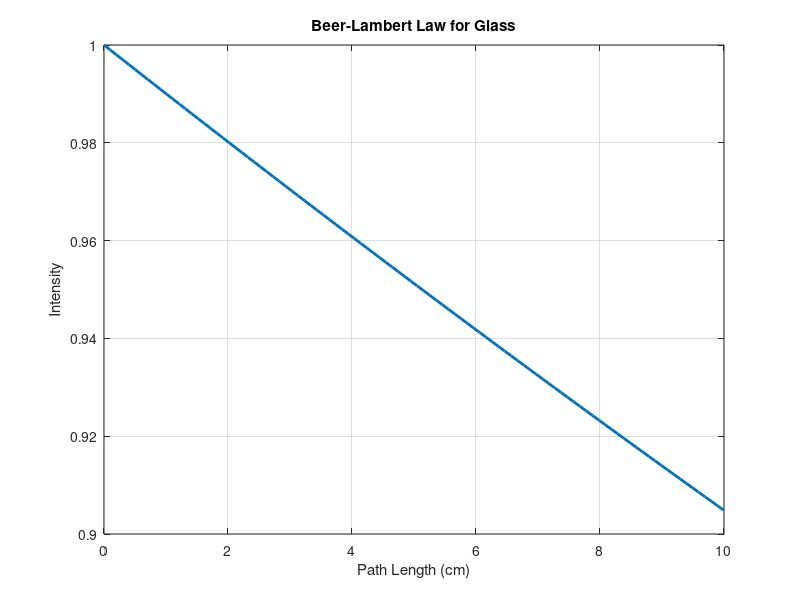
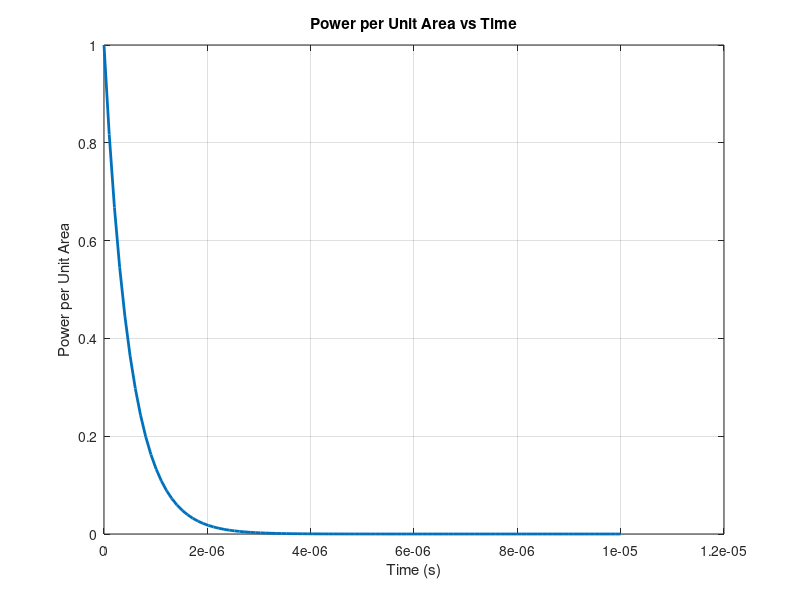
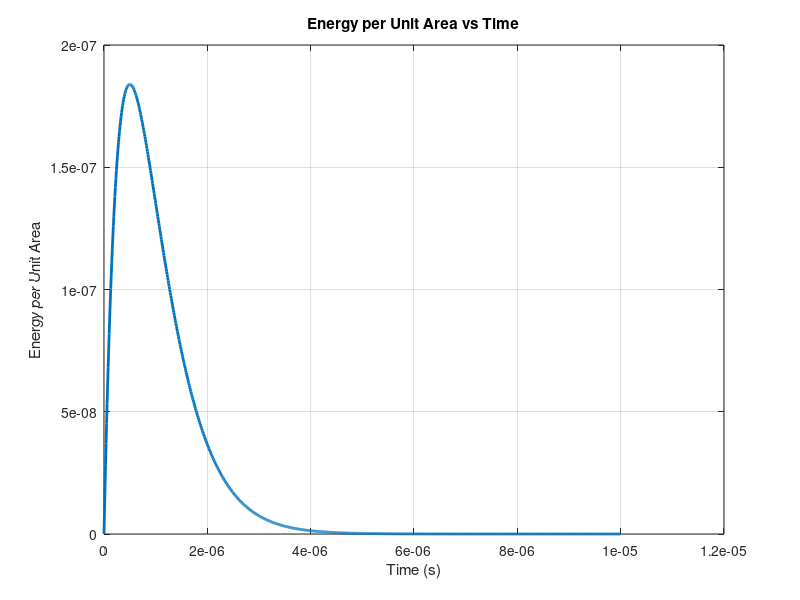
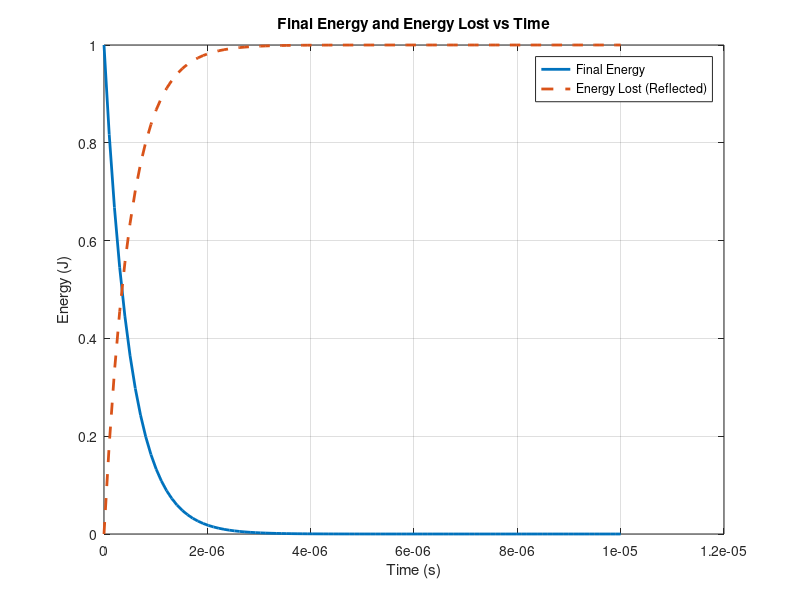

Recreate these plots in MATLAB, in order.
% Define parameters
mu = 0.01;  % Absorption coefficient (cm^-1)
x_values = linspace(0, 10, 100);  % Path length (cm)
I_0 = 1;  % Initial intensity (normalized)

% Calculate final intensity using Beer-Lambert law
I = I_0 * exp(-mu * x_values);

% Plot the graph
figure;
plot(x_values, I, 'LineWidth', 2);
title('Beer-Lambert Law for Glass');
xlabel('Path Length (cm)');
ylabel('Intensity');
grid on;
%% 
% Define parameters
I_0 = 1;    % Initial intensity
mu = 0.01;  % Absorption coefficient
c = 3e8;    % Speed of light (m/s)
n = 1.5;    % Refractive index
t = linspace(0, 10e-6, 100);  % Time (s)

% Calculate power per unit area
P_over_A = I_0 * exp(-mu * c / n * t);

% Plot the graph
figure;
plot(t, P_over_A, 'LineWidth', 2);
title('Power per Unit Area vs Time');
xlabel('Time (s)');
ylabel('Power per Unit Area');
grid on;

%%

% Define parameters
I_0 = 1;    % Initial intensity
mu = 0.01;  % Absorption coefficient
c = 3e8;    % Speed of light (m/s)
n = 1.5;    % Refractive index
t = linspace(0, 10e-6, 1000);  % Time (s)

% Calculate energy per unit area
E_over_A = I_0 * exp(-mu * c / n * t) .* t;


% Plot the graph
figure;
plot(t, E_over_A, 'LineWidth', 2);
title('Energy per Unit Area vs Time');
xlabel('Time (s)');
ylabel('Energy per Unit Area');
grid on;

%%

% Define parameters
E_0 = 1;    % Initial energy
mu = 0.01;  % Absorption coefficient
c = 3e8;    % Speed of light (m/s)
n = 1.5;    % Refractive index
t = linspace(0, 10e-6, 100);  % Time (s)

% Calculate final energy
E = E_0 * exp(-mu * c / n * t);

% Calculate energy lost (or reflected)
E_lost = E_0 - E;

% Plot the graph
figure;
plot(t, E, 'LineWidth', 2, 'DisplayName', 'Final Energy');
hold on;
plot(t, E_lost, '--', 'LineWidth', 2, 'DisplayName', 'Energy Lost (Reflected)');
title('Final Energy and Energy Lost vs Time');
xlabel('Time (s)');
ylabel('Energy (J)');
grid on;
legend('show');
hold off;

%%


% Define parameters
E_0 = 1;    % Initial energy
mu = 0.01;  % Absorption coefficient
c = 3e8;    % Speed of light (m/s)
n = 1.5;    % Refractive index
z = 2;      % Constant parameter
t = linspace(0, 10e-5, 100);  % Time (s)

% Calculate final energy
E = E_0 * (1/z) * (1 - exp(-mu * c / n * t));

% Plot the graph
figure;
plot(t, E, 'LineWidth', 2);
title('Final Energy vs Time');
xlabel('Time (s)');
ylabel('Final Energy');
grid on;

%%
% Define parameters
E0 = 1; % Initial energy
mu = 0.1; % Constant
c = 3e8; % Speed of light
n = 1.5; % Refractive index
f = 4; % Frequency
ft = 10; % Upper limit of summation

% Define the function
z = linspace(0, ft, 1000); % Values of z from 0 to ft
E = E0 * sum(exp(-mu * (c/n) * z / f));

% Plot the function
plot(z, E);
xlabel('z');
ylabel('E');
title('Plot of E(z)');


%%


% Define parameters
I_0 = 1;    % Initial intensity
mu = 0.01;  % Absorption coefficient
c = 3e8;    % Speed of light (m/s)
n = 1.5;    % Refractive index
t = linspace(0, 10e-7, 100);  % Time (s)

% Calculate energy per unit area
E_over_A = I_0 * exp(-mu * c / n * t) .* t;

% Calculate energy per unit area lost
E_lost_over_A = I_0 * t - E_over_A;

% Plot the graph
figure;
plot(t, E_over_A, 'LineWidth', 2, 'DisplayName', 'Energy per Unit Area');
hold on;
plot(t, E_lost_over_A, '--', 'LineWidth', 2, 'DisplayName', 'Energy per Unit Area Lost');
title('Energy per Unit Area vs Time');
xlabel('Time (s)');
ylabel('Energy per Unit Area');
%xline()
grid on;
legend('show');
hold off;

